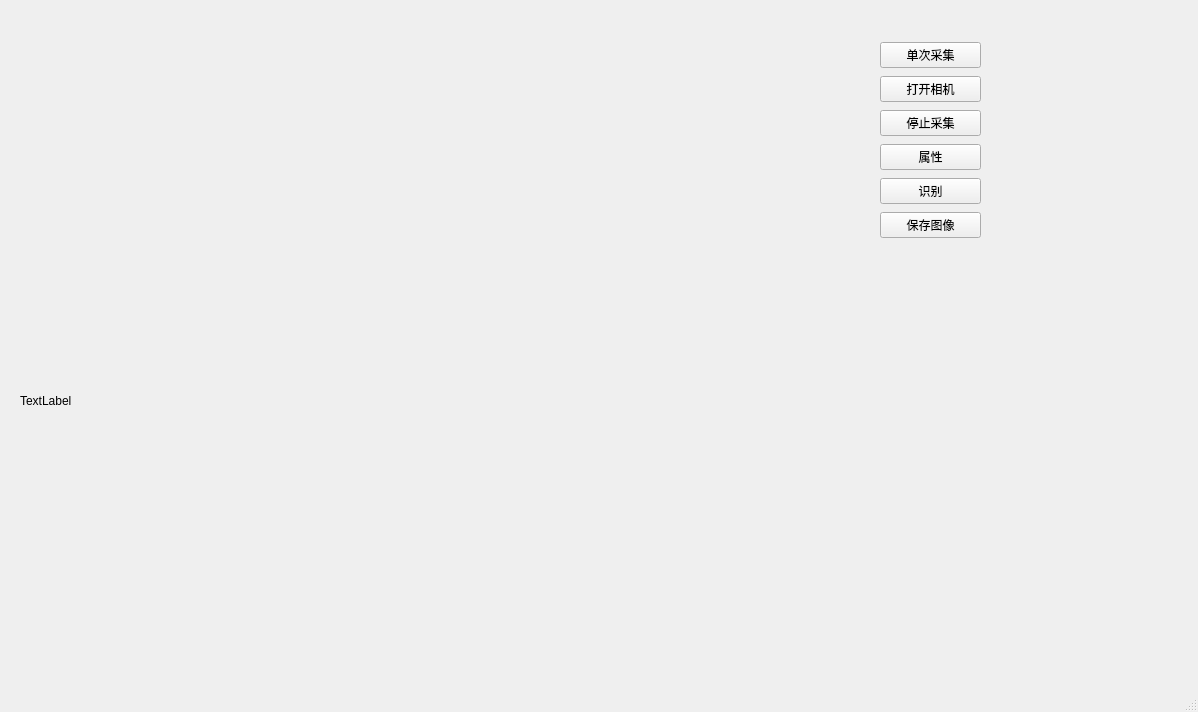
<?xml version="1.0" encoding="UTF-8"?>
<ui version="4.0">
 <class>MainWindow</class>
 <widget class="QMainWindow" name="MainWindow">
  <property name="geometry">
   <rect>
    <x>0</x>
    <y>0</y>
    <width>1198</width>
    <height>712</height>
   </rect>
  </property>
  <property name="windowTitle">
   <string>MainWindow</string>
  </property>
  <widget class="QWidget" name="centralwidget">
   <widget class="QLabel" name="label">
    <property name="geometry">
     <rect>
      <x>40</x>
      <y>40</y>
      <width>640</width>
      <height>480</height>
     </rect>
    </property>
    <property name="text">
     <string/>
    </property>
   </widget>
   <widget class="QLabel" name="labelRes">
    <property name="geometry">
     <rect>
      <x>20</x>
      <y>340</y>
      <width>771</width>
      <height>121</height>
     </rect>
    </property>
    <property name="text">
     <string>TextLabel</string>
    </property>
   </widget>
   <widget class="QWidget" name="">
    <property name="geometry">
     <rect>
      <x>880</x>
      <y>40</y>
      <width>101</width>
      <height>205</height>
     </rect>
    </property>
    <layout class="QVBoxLayout" name="verticalLayout_2">
     <item>
      <widget class="QPushButton" name="ButtonShot">
       <property name="text">
        <string>单次采集</string>
       </property>
      </widget>
     </item>
     <item>
      <widget class="QPushButton" name="ButtonOpen">
       <property name="text">
        <string>打开相机</string>
       </property>
      </widget>
     </item>
     <item>
      <widget class="QPushButton" name="ButtonStop">
       <property name="text">
        <string>停止采集</string>
       </property>
      </widget>
     </item>
     <item>
      <widget class="QPushButton" name="Property">
       <property name="text">
        <string>属性</string>
       </property>
      </widget>
     </item>
     <item>
      <widget class="QPushButton" name="ButtonDetect">
       <property name="text">
        <string>识别</string>
       </property>
      </widget>
     </item>
     <item>
      <widget class="QPushButton" name="ButtonSave">
       <property name="text">
        <string>保存图像</string>
       </property>
      </widget>
     </item>
    </layout>
   </widget>
  </widget>
  <widget class="QMenuBar" name="menubar">
   <property name="geometry">
    <rect>
     <x>0</x>
     <y>0</y>
     <width>1198</width>
     <height>24</height>
    </rect>
   </property>
  </widget>
  <widget class="QStatusBar" name="statusbar"/>
 </widget>
 <resources/>
 <connections/>
</ui>
